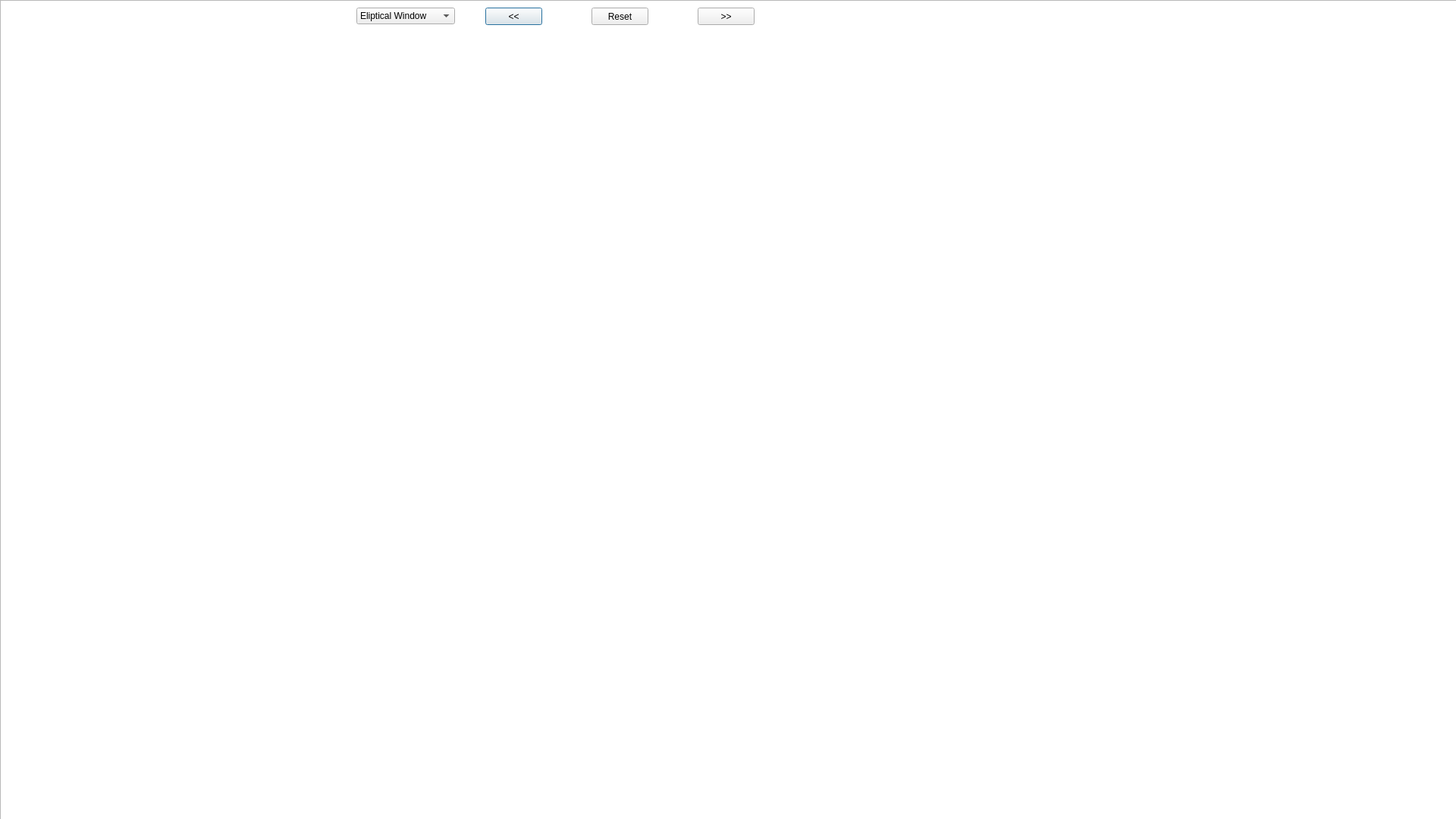
<?xml version="1.0" encoding="UTF-8"?>
<ui version="4.0">
 <class>ImageDialog</class>
 <widget class="QDialog" name="ImageDialog">
  <property name="geometry">
   <rect>
    <x>0</x>
    <y>0</y>
    <width>1920</width>
    <height>1080</height>
   </rect>
  </property>
  <property name="windowTitle">
   <string>Dialog</string>
  </property>
  <widget class="QPushButton" name="prevImage">
   <property name="geometry">
    <rect>
     <x>640</x>
     <y>10</y>
     <width>75</width>
     <height>23</height>
    </rect>
   </property>
   <property name="text">
    <string>&lt;&lt;</string>
   </property>
  </widget>
  <widget class="QPushButton" name="nextImage">
   <property name="geometry">
    <rect>
     <x>920</x>
     <y>10</y>
     <width>75</width>
     <height>23</height>
    </rect>
   </property>
   <property name="text">
    <string>&gt;&gt;</string>
   </property>
  </widget>
  <widget class="QGraphicsView" name="graphicsView">
   <property name="geometry">
    <rect>
     <x>0</x>
     <y>0</y>
     <width>1922</width>
     <height>1083</height>
    </rect>
   </property>
  </widget>
  <widget class="QPushButton" name="resetImage">
   <property name="geometry">
    <rect>
     <x>780</x>
     <y>10</y>
     <width>75</width>
     <height>23</height>
    </rect>
   </property>
   <property name="text">
    <string>Reset</string>
   </property>
  </widget>
  <widget class="QComboBox" name="feature">
   <property name="geometry">
    <rect>
     <x>470</x>
     <y>10</y>
     <width>130</width>
     <height>22</height>
    </rect>
   </property>
   <item>
    <property name="text">
     <string>Eliptical Window</string>
    </property>
   </item>
   <item>
    <property name="text">
     <string>Rectangular Window</string>
    </property>
   </item>
   <item>
    <property name="text">
     <string>Text</string>
    </property>
   </item>
   <item>
    <property name="text">
     <string>Straight Arrow</string>
    </property>
   </item>
   <item>
    <property name="text">
     <string>Curved Arrow</string>
    </property>
   </item>
   <item>
    <property name="text">
     <string>Door Frame Lines</string>
    </property>
   </item>
   <item>
    <property name="text">
     <string>Door Handle</string>
    </property>
   </item>
   <item>
    <property name="text">
     <string>Door Foorplate</string>
    </property>
   </item>
  </widget>
  <zorder>graphicsView</zorder>
  <zorder>resetImage</zorder>
  <zorder>prevImage</zorder>
  <zorder>nextImage</zorder>
  <zorder>feature</zorder>
 </widget>
 <resources/>
 <connections/>
</ui>
